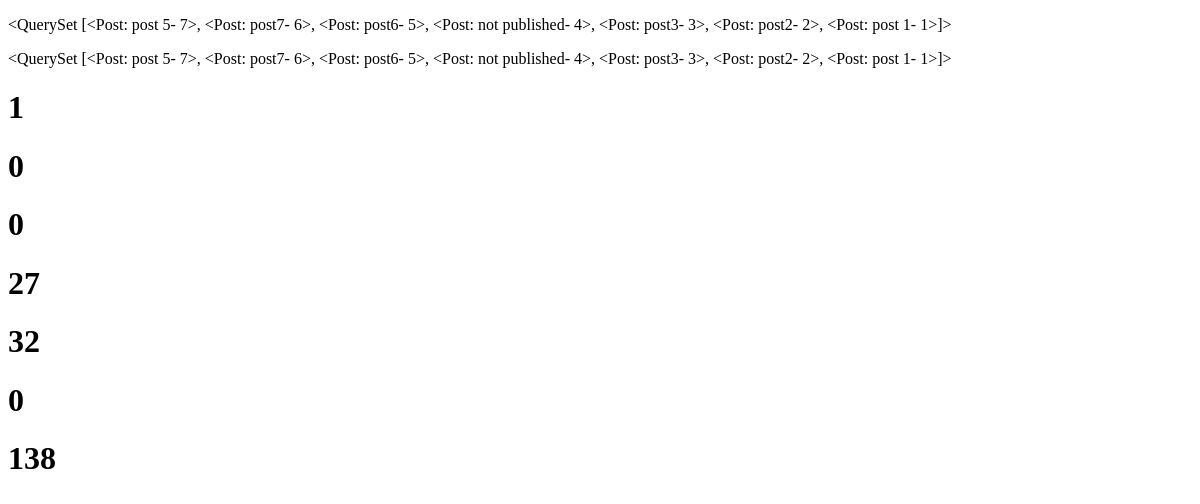
The app's page /test/, older data.
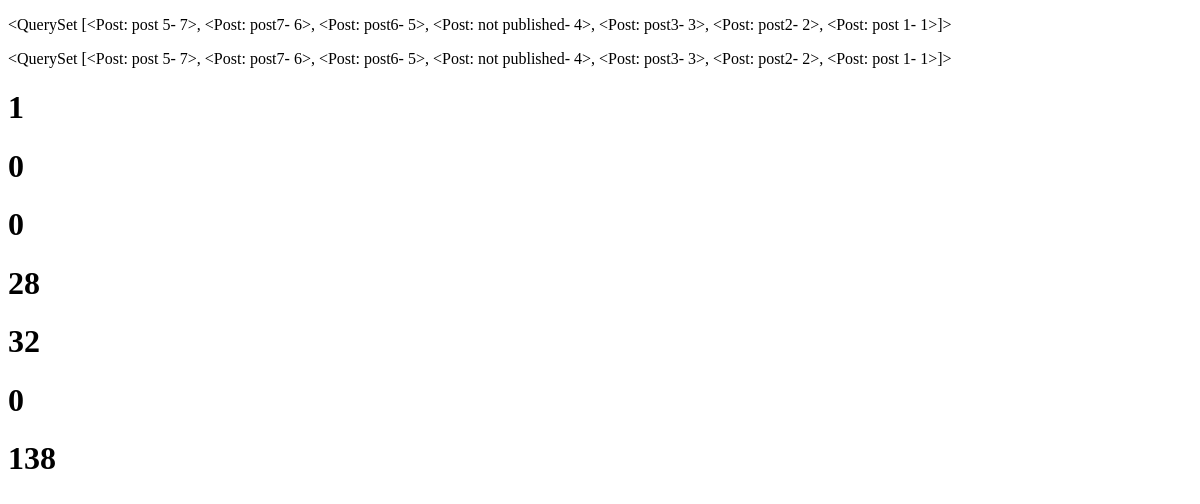
The same page, newer data.
### blog/models.py (models this page shows, shortened)
class Post(models.Model):
    image = models.ImageField(upload_to='blog/', default='blog/default.jpg')
    tags = TaggableManager(blank=True)
    category = models.ManyToManyField(Category)
    author = models.ForeignKey(User, on_delete=models.SET_NULL, null=True)
    title = models.CharField(max_length=255)
    content = models.TextField()
    counted_view = models.IntegerField(default=0)
    status = models.BooleanField(default=False)
    created_date = models.DateTimeField(auto_now_add=True)
    updated_date = models.DateTimeField(auto_now=True)
    published_date = models.DateTimeField(null=True)
    class Meta:
        ordering = ["-created_date"]
    def __str__(self):
        return "{}- {}".format(self.title, self.id)

### website/views.py (the view)
# urls.py: path("test/", test, name='test'),
def test(request):
    post = Post.objects.filter(
        published_date__lte=timezone.now())
    post1 = Post.objects.all()
    p = Post.objects.all()[0]
    p.counted_view += 1
    p.save()
    context = {"post": post, "post1": post1}
    return render(request, "test.html", context)

### templates/test.html (shortened to what this page needs)
<!DOCTYPE html>
<html lang="en">
<head>
</head>
<body>
    <p>{{post}}</p>
    <p>{{post1}}</p>
    {% for pos in post1%}
    <h1>{{pos.counted_view}}</h1>
    {% endfor %}
</body>
</html>

Row changes from the older to the newer data that the page shows:
changed Post (number 4 of 7 on the later page): counted_view "27" → "28"
